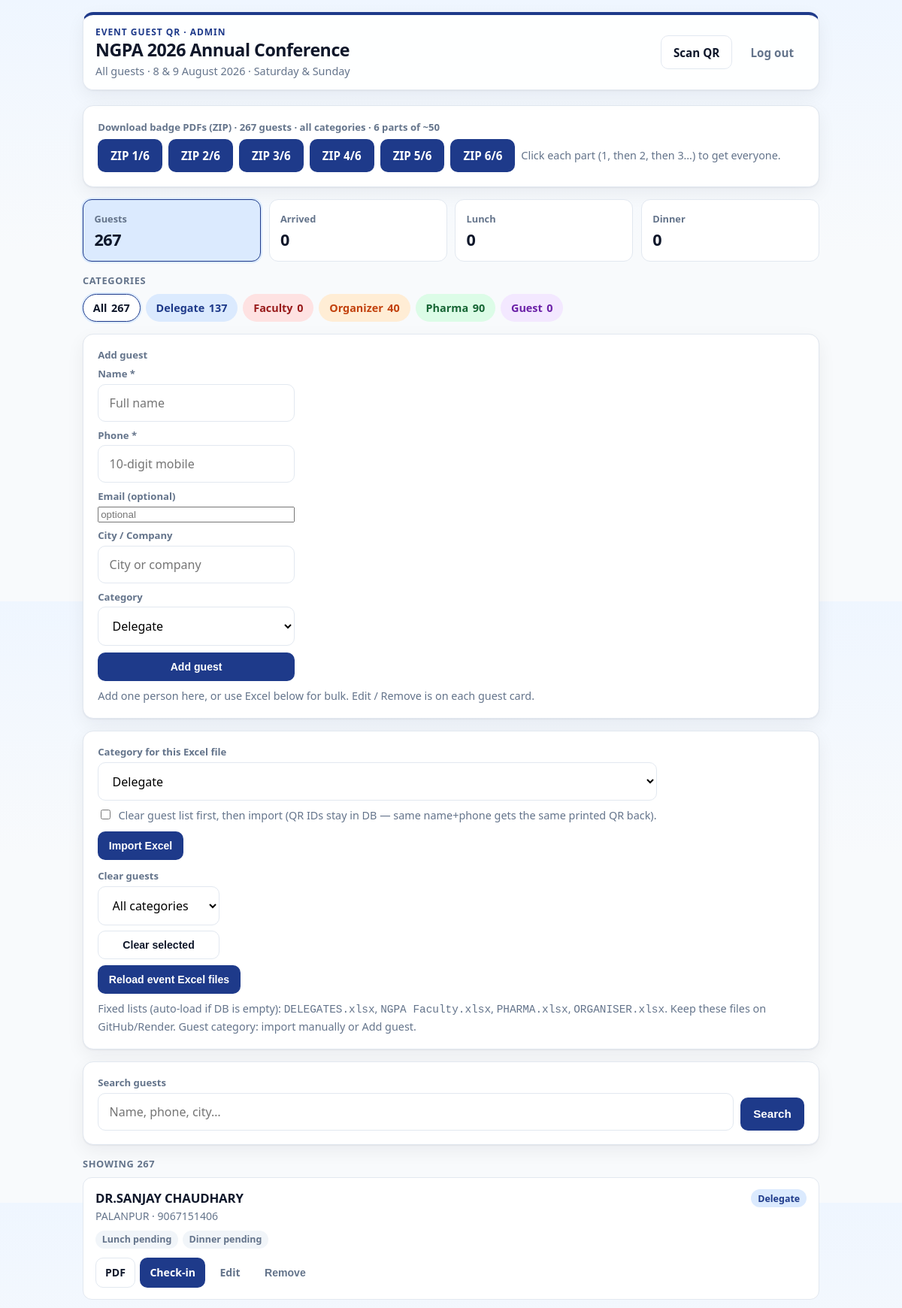
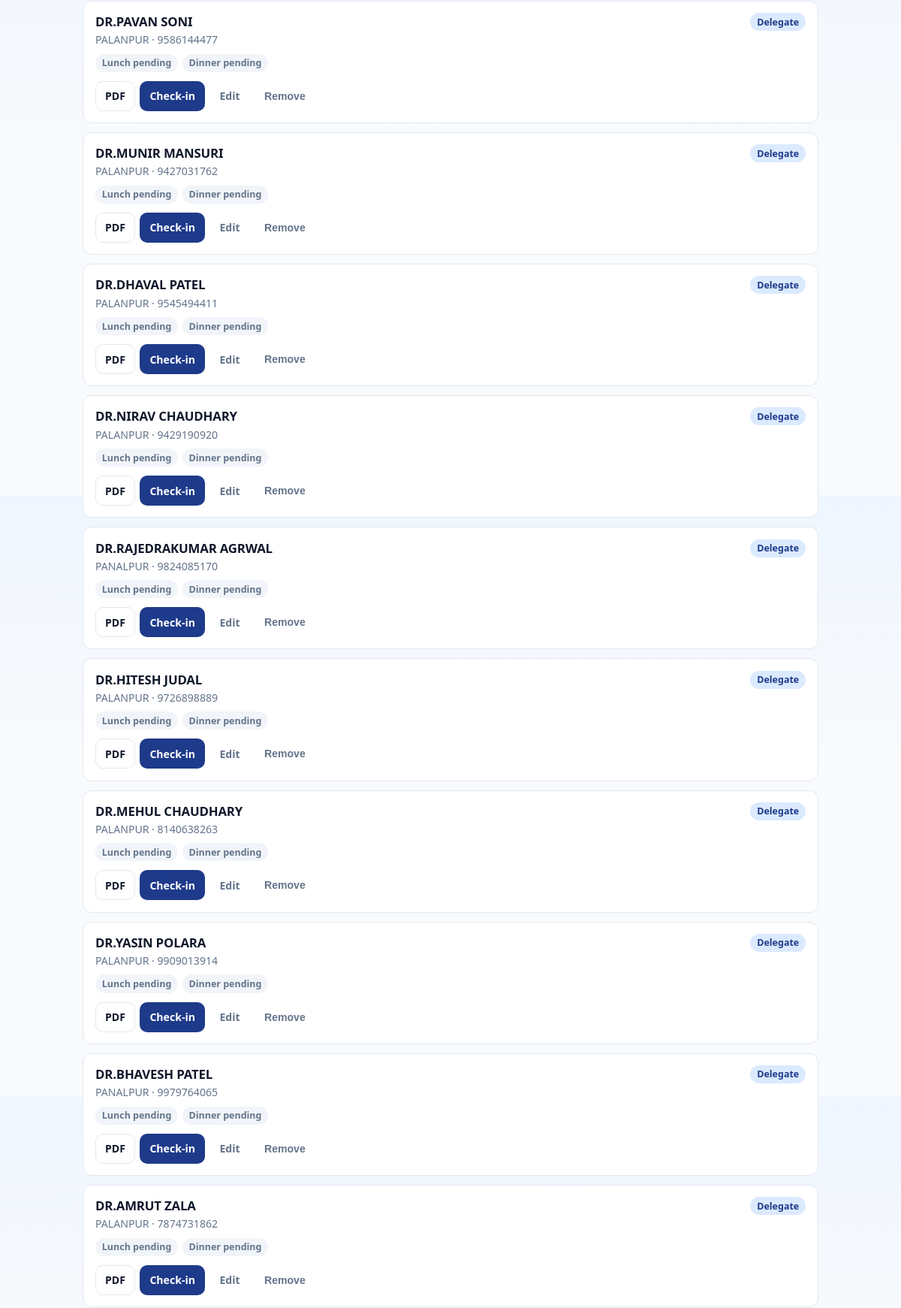
The page / (signed in, upper part) on the database its author committed (2 pictures, top to bottom).
### tables this page shows
CREATE TABLE guests (
            id INTEGER PRIMARY KEY AUTOINCREMENT,
            name TEXT NOT NULL,
            email TEXT NOT NULL,
            phone TEXT NOT NULL,
            meal TEXT NOT NULL,
            table_no TEXT NOT NULL,
            token TEXT NOT NULL UNIQUE,
            arrived INTEGER NOT NULL DEFAULT 0,
            arrived_at TEXT,
            lunch_claimed INTEGER NOT NULL DEFAULT 0,
            claimed_at TEXT,
            pdf_sent INTEGER NOT NULL DEFAULT 0,
            pdf_sent_at TEXT
        , dinner_claimed INTEGER NOT NULL DEFAULT 0, dinner_claimed_at TEXT, email_acked INTEGER NOT NULL DEFAULT 0, email_acked_at TEXT, specialty TEXT DEFAULT '', city TEXT DEFAULT '', designation TEXT DEFAULT '');

### app.py (the view, shortened to what this page needs)
@app.route("/")
@login_required
def home():
    q = (request.args.get("q") or "").strip()
    raw_cat = (request.args.get("category") or "").strip()
    category = (
        normalize_category(raw_cat)
        if raw_cat and raw_cat.lower() != "all"
        else ""
    )
    status = (request.args.get("status") or "").strip().lower()
    if status not in {"", "all", "arrived", "lunch", "dinner"}:
        status = ""
    if status == "all":
        status = ""
    conn = get_db()
    all_guests = conn.execute("SELECT * FROM guests ORDER BY id").fetchall()
    category_counts = {
        cat: sum(1 for g in all_guests if normalize_category(g["designation"]) == cat)
        for cat in CATEGORIES
    }
    scoped = list(all_guests)
    if category:
        scoped = [
            g for g in scoped if normalize_category(g["designation"]) == category
        ]
    arrived = sum(1 for g in scoped if g["arrived"])
    lunch_claimed = sum(1 for g in scoped if g["lunch_claimed"])
    dinner_claimed = sum(1 for g in scoped if g["dinner_claimed"])
    guests = scoped
    if status == "arrived":
        guests = [g for g in guests if g["arrived"]]
    elif status == "lunch":
        guests = [g for g in guests if g["lunch_claimed"]]
    elif status == "dinner":
        guests = [g for g in guests if g["dinner_claimed"]]
    conn.close()
    zip_count = len(scoped)
    zip_parts = max(1, (zip_count + ZIP_PART_SIZE - 1) // ZIP_PART_SIZE) if zip_count else 0
    zip_part_links = list(range(1, zip_parts + 1)) if zip_parts else []
    return render_template(
        "home.html",
        guests=guests,
        arrived=arrived,
        lunch_claimed=lunch_claimed,
        dinner_claimed=dinner_claimed,
        total=len(all_guests),
        scoped_total=len(scoped),
        shown=len(guests),
        q=q,
        category=category,
        status=status,
        category_counts=category_counts,
        zip_part_size=ZIP_PART_SIZE,
        zip_parts=zip_parts,
        zip_part_links=zip_part_links,
        zip_count=zip_count,
    )

### app.py (called while the page is built, shortened)
def normalize_category(value: str | None) -> str:
    raw = (value or "").strip()
    if not raw:
        return "Delegate"
    mapped = CATEGORY_ALIASES.get(raw.lower())
    if mapped:
        return mapped
    for cat in CATEGORIES:
        if raw.lower() == cat.lower():
            return cat
    return "Delegate"

def get_db() -> sqlite3.Connection:
    conn = sqlite3.connect(DB_PATH)
    conn.row_factory = sqlite3.Row
    return conn

def login_required(view):
    @wraps(view)
    def wrapped(*args, **kwargs):
        if not session.get("user"):
            return redirect(url_for("login", next=request.path))
        return view(*args, **kwargs)
    return wrapped

def load_email_config() -> dict | None:
    resend_key = os.environ.get("RESEND_API_KEY", "").strip()
    env_user = os.environ.get("SMTP_USER", "").strip()
    env_pass = os.environ.get("SMTP_PASSWORD", "").strip().replace(" ", "")
    return None

def email_is_configured() -> bool:
    try:
        return load_email_config() is not None
    except Exception:  # noqa: BLE001
        return False

@app.context_processor
def inject_event():
    role = session.get("role")
    return {
        "event_name": EVENT_NAME,
        "event_date": EVENT_DATE,
        "event_venue": EVENT_VENUE,
        "email_ready": email_is_configured(),
        "staff_logged_in": bool(session.get("user")),
        "is_admin": role == "admin",
        "user_role": role,
        "categories": CATEGORIES,
        "category_colors": CATEGORY_COLORS,
        "normalize_category": normalize_category,
        "category_style": category_style,
    }

### templates/home.html (shortened to what this page needs)
{% extends "base.html" %}
{% block body_class %}{% if category %}theme-{{ category|lower }}{% else %}theme-all{% endif %}{% endblock %}
{% block content %}
  <header class="app-header {% if category %}header-{{ category|lower }}{% else %}header-all{% endif %}">
    <div>
      <p class="brand">Event Guest QR · {{ user_role|default('staff')|capitalize }}</p>
      <h1>{{ event_name }}</h1>
      <p class="sub">
        {% if category %}{{ category }} list{% else %}All guests{% endif %}
        · {{ event_date }}
      </p>
    </div>
    <nav class="app-nav">
      <a class="btn secondary" href="{{ url_for('scan') }}">Scan QR</a>
      <a class="btn ghost" href="{{ url_for('logout') }}">Log out</a>
    </nav>
  </header>
  {% if zip_count and zip_part_links %}
    <div class="panel tools-compact" style="margin-top: 0.75rem;">
      <p class="field-label" style="margin: 0 0 0.45rem;">
        Download badge PDFs (ZIP)
        · {{ zip_count }} guest{{ 's' if zip_count != 1 else '' }}
        {% if category %} · {{ category }}{% else %} · all categories{% endif %}
        {% if zip_parts > 1 %} · {{ zip_parts }} parts of ~{{ zip_part_size }}{% endif %}
      </p>
      <div style="display: flex; flex-wrap: wrap; gap: 0.5rem; align-items: center;">
        {% if zip_parts <= 1 %}
          <a class="btn"
             href="{{ url_for('download_pdfs_zip', category=category or None, part=1) }}"
             onclick="return confirm('Download badge PDFs as a ZIP?');">
            {% if category %}Download {{ category }} ZIP{% else %}Download all PDFs (ZIP){% endif %}
          </a>
        {% else %}
          {% for p in zip_part_links %}
            <a class="btn"
               href="{{ url_for('download_pdfs_zip', category=category or None, part=p) }}"
               onclick="return confirm('Download ZIP part {{ p }} of {{ zip_parts }} (~{{ zip_part_size }} badges)?');">
              ZIP {{ p }}/{{ zip_parts }}
            </a>
          {% endfor %}
          <span class="help" style="margin: 0;">Click each part (1, then 2, then 3…) to get everyone.</span>
        {% endif %}
      </div>
    </div>
  {% endif %}
  <div class="stats stats-4">
    <a class="stat {% if not status %}active{% endif %}"
       href="{{ url_for('home', category=category or None, q=q or None) }}">
      <span>Guests</span><strong>{{ scoped_total }}</strong>
    </a>
    <a class="stat {% if status == 'arrived' %}active{% endif %}"
       href="{{ url_for('home', category=category or None, status='arrived', q=q or None) }}">
      <span>Arrived</span><strong>{{ arrived }}</strong>
    </a>
    <a class="stat {% if status == 'lunch' %}active{% endif %}"
       href="{{ url_for('home', category=category or None, status='lunch', q=q or None) }}">
      <span>Lunch</span><strong>{{ lunch_claimed }}</strong>
    </a>
    <a class="stat {% if status == 'dinner' %}active{% endif %}"
       href="{{ url_for('home', category=category or None, status='dinner', q=q or None) }}">
      <span>Dinner</span><strong>{{ dinner_claimed }}</strong>
    </a>
  </div>
  <p class="section-label">Categories</p>
  <div class="category-bar">
    <a class="cat-chip {% if not category %}active{% endif %}"
       href="{{ url_for('home', status=status or None, q=q or None) }}">
      All <strong>{{ total }}</strong>
    </a>
    {% for cat in categories %}
      <a class="cat-chip {{ category_colors[cat].css }} {% if category == cat %}active{% endif %}"
         href="{{ url_for('home', category=cat, status=status or None, q=q or None) }}">
        {{ cat }} <strong>{{ category_counts.get(cat, 0) }}</strong>
      </a>
    {% endfor %}
  </div>
  {% if is_admin %}
    <div class="panel tools-compact">
      <p class="field-label" style="margin: 0 0 0.45rem;">Add guest</p>
      <form method="post" action="{{ url_for('guest_add') }}" style="display: grid; gap: 0.55rem;">
        <label class="field">
          <span class="field-label">Name *</span>
          <input type="text" name="name" required autocomplete="name" placeholder="Full name" />
        </label>
        <label class="field">
          <span class="field-label">Phone *</span>
          <input type="text" name="phone" required inputmode="tel" autocomplete="tel" placeholder="10-digit mobile" />
        </label>
        <label class="field">
          <span class="field-label">Email (optional)</span>
          <input type="email" name="email" autocomplete="email" placeholder="optional" />
        </label>
        <label class="field">
          <span class="field-label">City / Company</span>
          <input type="text" name="city" placeholder="City or company" />
        </label>
        <label class="field">
          <span class="field-label">Category</span>
          <select name="designation">
            {% for cat in categories %}
              <option value="{{ cat }}" {% if category == cat %}selected{% endif %}>{{ cat }}</option>
            {% endfor %}
          </select>
        </label>
        <button type="submit" class="btn btn-sm">Add guest</button>
      </form>
      <p class="help" style="margin-top: 0.55rem;">
        Add one person here, or use Excel below for bulk. Edit / Remove is on each guest card.
      </p>
    </div>
    {% if not category %}
    <div class="panel tools-compact">
      <form method="post" action="{{ url_for('upload_excel') }}" id="excel-upload-form" enctype="multipart/form-data">
        <label class="field" style="margin-bottom: 0.55rem;">
          <span class="field-label">Category for this Excel file</span>
          <select name="import_category" id="import-category">
            {% for cat in categories %}
              <option value="{{ cat }}">{{ cat }}</option>
            {% endfor %}
          </select>
        </label>
        <label class="help" style="display: flex; gap: 0.45rem; align-items: flex-start; margin-bottom: 0.65rem;">
          <input type="checkbox" name="replace_all" value="1" id="replace-all" style="margin-top: 0.2rem;" />
          <span>Clear guest list first, then import (QR IDs stay in DB — same name+phone gets the same printed QR back).</span>
        </label>
        <div style="display: flex; flex-wrap: wrap; gap: 0.5rem;">
          <button type="button" class="btn btn-sm" id="excel-import-btn">Import Excel</button>
        </div>
      </form>
      <form method="post" action="{{ url_for('clear_guests') }}" style="margin-top: 0.75rem; display: grid; gap: 0.45rem;">
        <label class="field">
          <span class="field-label">Clear guests</span>
          <select name="clear_category" id="clear-category">
            <option value="all">All categories</option>
          </select>
        </label>
        <button type="submit" class="btn btn-sm secondary"
          onclick="return confirm(document.getElementById('clear-category').value === 'all' ? 'Delete ALL guests in every category?' : ('Delete only ' + document.getElementById('clear-category').value + ' guests? Other categories stay.'));">
          Clear selected
        </button>
      </form>
      <form method="post" action="{{ url_for('reload_fixed_excels') }}" style="margin-top: 0.55rem;">
        <button type="submit" class="btn btn-sm"
          onclick="return confirm('Reload DELEGATES + NGPA Faculty + PHARMA + ORGANISER Excel from the project folder?\n\nSame name + phone keeps the same QR/ID. Extra rows at the end of Excel are imported as new guests.');">
          Reload event Excel files
        </button>
      </form>
      <p class="help" style="margin-top: 0.55rem;">
        Fixed lists (auto-load if DB is empty): <code>DELEGATES.xlsx</code>,
        <code>NGPA Faculty.xlsx</code>, <code>PHARMA.xlsx</code>, <code>ORGANISER.xlsx</code>.
        Keep these files on GitHub/Render. Guest category: import manually or Add guest.
      </p>
    </div>
    {% endif %}
  {% endif %}
  <div class="panel">
    <form method="get" action="{{ url_for('home') }}" class="search-bar">
      <label class="field">
        <span class="field-label">Search guests</span>
        <input type="search" name="q" value="{{ q or '' }}" placeholder="Name, phone, city…" autocomplete="off" />
      </label>
      <button class="btn" type="submit">Search</button>
    </form>
  </div>
  <p class="section-label">
    Showing {{ shown }}
  </p>
  <div class="guest-list">
    {% for g in guests %}
      {% set cat = normalize_category(g.designation) %}
      <article class="guest-card">
        <div class="guest-card-top">
          <div>
            <h3>{{ g.name }}</h3>
            <div class="guest-meta">
              {% if g.city %}{{ g.city }}{% endif %}{% if g.city and g.phone %} · {% endif %}{% if g.phone %}{{ g.phone }}{% endif %}
            </div>
          </div>
          <span class="badge {{ category_colors[cat].css }}">{{ cat }}</span>
        </div>
        <div class="guest-status">
          {% if g.lunch_claimed %}<span class="badge claimed">Lunch done</span>{% else %}<span class="badge">Lunch pending</span>{% endif %}
          {% if g.dinner_claimed %}<span class="badge claimed">Dinner done</span>{% else %}<span class="badge">Dinner pending</span>{% endif %}
        </div>
        <div class="row-actions">
          <a class="btn secondary" href="{{ url_for('pdf_ticket', token=g.token) }}">PDF</a>
          <a class="btn checkin-btn {{ category_colors[cat].css }}" href="{{ url_for('checkin', token=g.token) }}">Check-in</a>
          {% if is_admin %}
            <a class="btn ghost" href="{{ url_for('guest_edit', guest_id=g.id) }}">Edit</a>
            <form method="post" action="{{ url_for('guest_delete', guest_id=g.id) }}" style="display: inline;">
              <button type="submit" class="btn ghost"
                onclick="return confirm('Remove {{ g.name|e }}? Their QR will stop working.');">
                Remove
              </button>
            </form>
          {% endif %}
        </div>
      </article>
    {% else %}
      <div class="panel empty-state">No guests match this filter.</div>
    {% endfor %}
  </div>
{% endblock %}

### templates/base.html (shortened to what this page needs)
<!DOCTYPE html>
<html lang="en">
<head>
  <link rel="stylesheet" href="{{ url_for('static', filename='style.css') }}" />
</head>
<body class="{% block body_class %}{% endblock %}">
  <div class="wrap">
    {% block content %}{% endblock %}
  </div>
</body>
</html>

### rows shown on the page
guests: name "DR.SANJAY CHAUDHARY", city "PALANPUR", phone "9067151406", designation "Delegate", lunch_claimed "Lunch pending", dinner_claimed "Dinner pending"
guests: name "DR.PAVAN SONI", city "PALANPUR", phone "9586144477", designation "Delegate", lunch_claimed "Lunch pending", dinner_claimed "Dinner pending"
guests: name "DR.MUNIR MANSURI", city "PALANPUR", phone "9427031762", designation "Delegate", lunch_claimed "Lunch pending", dinner_claimed "Dinner pending"
guests: name "DR.DHAVAL PATEL", city "PALANPUR", phone "9545494411", designation "Delegate", lunch_claimed "Lunch pending", dinner_claimed "Dinner pending"
guests: name "DR.NIRAV CHAUDHARY", city "PALANPUR", phone "9429190920", designation "Delegate", lunch_claimed "Lunch pending", dinner_claimed "Dinner pending"
guests: name "DR.RAJEDRAKUMAR AGRWAL", city "PANALPUR", phone "9824085170", designation "Delegate", lunch_claimed "Lunch pending", dinner_claimed "Dinner pending"
guests: name "DR.HITESH JUDAL", city "PALANPUR", phone "9726898889", designation "Delegate", lunch_claimed "Lunch pending", dinner_claimed "Dinner pending"
guests: name "DR.MEHUL CHAUDHARY", city "PALANPUR", phone "8140638263", designation "Delegate", lunch_claimed "Lunch pending", dinner_claimed "Dinner pending"
guests: name "DR.YASIN POLARA", city "PALANPUR", phone "9909013914", designation "Delegate", lunch_claimed "Lunch pending", dinner_claimed "Dinner pending"
guests: name "DR.BHAVESH PATEL", city "PANALPUR", phone "9979764065", designation "Delegate", lunch_claimed "Lunch pending", dinner_claimed "Dinner pending"
guests: name "DR.AMRUT ZALA", city "PALANPUR", phone "7874731862", designation "Delegate", lunch_claimed "Lunch pending", dinner_claimed "Dinner pending"

### other values the page prints
{{ user_role|default('staff')|capitalize }} "ADMIN"
{{ event_name }} "NGPA 2026 Annual Conference"
{{ event_date }} "8 & 9 August 2026 · Saturday & Sunday"
{{ zip_count }} "267"
{{ 's' if zip_count != 1 else '' }} "s"
{{ zip_parts }} "6"
{{ zip_part_size }} "50"
{{ p }} "1" "2" "3" "4" "5" "6"
{{ zip_parts }} "6" "6" "6" "6" "6" "6"
{{ scoped_total }} "267"
{{ arrived }} "0"
{{ lunch_claimed }} "0"
{{ dinner_claimed }} "0"
{{ total }} "267"
{{ cat }} "Delegate" "Faculty" "Organizer" "Pharma" "Guest"
